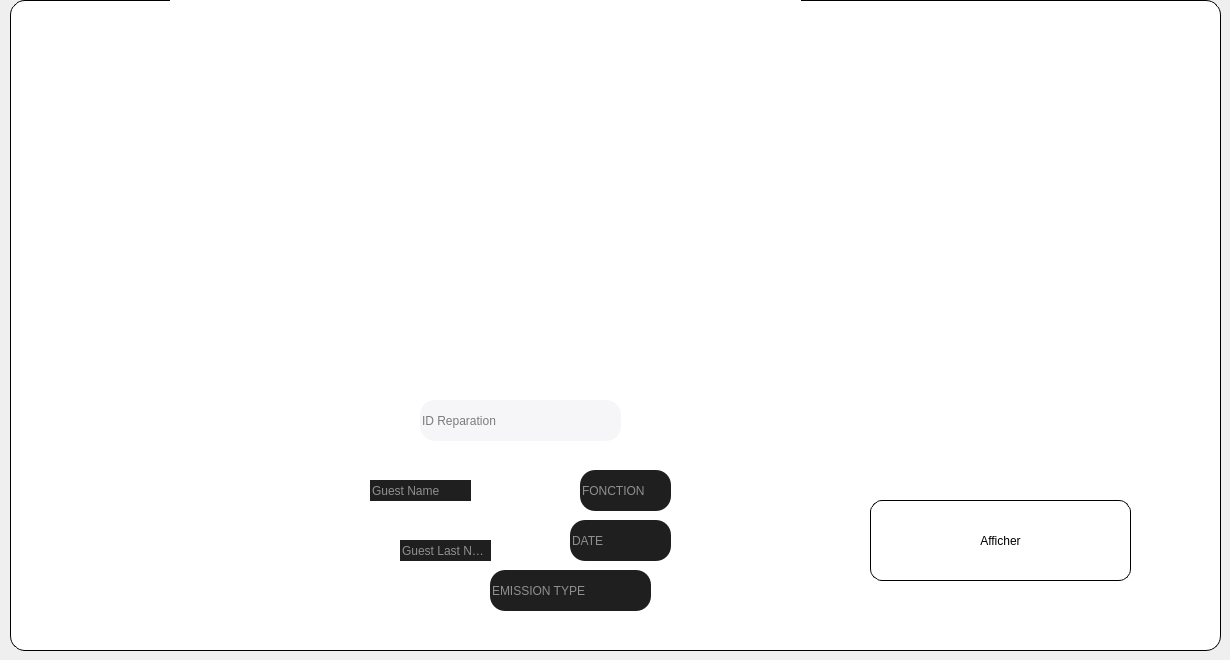
     <widget class="QWidget" name="tab_9">
      <attribute name="title">
       <string>Badge Invite </string>
      </attribute>
      <widget class="QLineEdit" name="lineEdit_2">
       <property name="geometry">
        <rect>
         <x>40</x>
         <y>470</y>
         <width>411</width>
         <height>41</height>
        </rect>
       </property>
       <property name="styleSheet">
        <string notr="true">background-color:white;
border-radius:15px;
border:0.5px solid;</string>
       </property>
       <property name="placeholderText">
        <string>Image Path</string>
       </property>
      </widget>
      <widget class="QLineEdit" name="ID_A">
       <property name="geometry">
        <rect>
         <x>420</x>
         <y>400</y>
         <width>201</width>
         <height>41</height>
        </rect>
       </property>
       <property name="styleSheet">
        <string notr="true">background-color:white;
border-radius:15px;

color:black;
background-color: rgb(246, 246, 248);</string>
       </property>
       <property name="placeholderText">
        <string>ID Reparation</string>
       </property>
      </widget>
      <widget class="QPushButton" name="afficher_5">
       <property name="geometry">
        <rect>
         <x>870</x>
         <y>500</y>
         <width>261</width>
         <height>81</height>
        </rect>
       </property>
       <property name="styleSheet">
        <string notr="true">
QPushButton{background-color:white;
border-radius:12px;
border-color:black;
border:1px solid;
}
QPushButton:hover
{
background-color:lightgray;
}</string>
       </property>
       <property name="text">
        <string>Afficher</string>
       </property>
      </widget>
      <widget class="QLineEdit" name="N_A">
       <property name="geometry">
        <rect>
         <x>370</x>
         <y>480</y>
         <width>101</width>
         <height>21</height>
        </rect>
       </property>
       <property name="styleSheet">
        <string notr="true">background-color:white;
background-color: rgb(31, 31, 31);
border-radius:15px;
color: white;
</string>
       </property>
       <property name="placeholderText">
        <string>Guest Name</string>
       </property>
      </widget>
      <widget class="QLineEdit" name="LN_A">
       <property name="geometry">
        <rect>
         <x>400</x>
         <y>540</y>
         <width>91</width>
         <height>21</height>
        </rect>
       </property>
       <property name="styleSheet">
        <string notr="true">background-color:white;
background-color: rgb(31, 31, 31);
border-radius:15px;
color: white;
</string>
       </property>
       <property name="placeholderText">
        <string>Guest Last Name</string>
       </property>
      </widget>
      <widget class="QLineEdit" name="F_A">
       <property name="geometry">
        <rect>
         <x>580</x>
         <y>470</y>
         <width>91</width>
         <height>41</height>
        </rect>
       </property>
       <property name="styleSheet">
        <string notr="true">background-color:white;
background-color: rgb(31, 31, 31);
border-radius:15px;
color : white;
</string>
       </property>
       <property name="placeholderText">
        <string>FONCTION</string>
       </property>
      </widget>
      <widget class="QLineEdit" name="D_A">
       <property name="geometry">
        <rect>
         <x>570</x>
         <y>520</y>
         <width>101</width>
         <height>41</height>
        </rect>
       </property>
       <property name="styleSheet">
        <string notr="true">background-color:white;
background-color: rgb(31, 31, 31);
border-radius:15px;
color :white;
</string>
       </property>
       <property name="placeholderText">
        <string>DATE</string>
       </property>
      </widget>
      <widget class="QLineEdit" name="T_A">
       <property name="geometry">
        <rect>
         <x>490</x>
         <y>570</y>
         <width>161</width>
         <height>41</height>
        </rect>
       </property>
       <property name="styleSheet">
        <string notr="true">background-color:white;
background-color: rgb(31, 31, 31);
border-radius:15px;
color :white;
</string>
       </property>
       <property name="placeholderText">
        <string>EMISSION TYPE</string>
       </property>
      </widget>
      <widget class="QLabel" name="label_18">
       <property name="geometry">
        <rect>
         <x>360</x>
         <y>130</y>
         <width>251</width>
         <height>251</height>
        </rect>
       </property>
       <property name="styleSheet">
        <string notr="true">background-color: rgb(255, 255, 255);</string>
       </property>
       <property name="text">
        <string/>
       </property>
      </widget>
      <widget class="QLabel" name="label_back_invites_3">
       <property name="geometry">
        <rect>
         <x>10</x>
         <y>0</y>
         <width>1211</width>
         <height>651</height>
        </rect>
       </property>
       <property name="styleSheet">
        <string notr="true">background-color:white;
border-radius:15px;
border:0.5px solid;</string>
       </property>
       <property name="text">
        <string/>
       </property>
      </widget>
      <widget class="QLabel" name="label_19">
       <property name="geometry">
        <rect>
         <x>170</x>
         <y>0</y>
         <width>631</width>
         <height>631</height>
        </rect>
       </property>
       <property name="styleSheet">
        <string notr="true">border-image: url(:/img/badge2.png);
background-color: rgb(255, 255, 255);</string>
       </property>
       <property name="text">
        <string/>
       </property>
      </widget>
      <zorder>lineEdit_2</zorder>
      <zorder>label_back_invites_3</zorder>
      <zorder>afficher_5</zorder>
      <zorder>label_19</zorder>
      <zorder>label_18</zorder>
      <zorder>ID_A</zorder>
      <zorder>N_A</zorder>
      <zorder>LN_A</zorder>
      <zorder>F_A</zorder>
      <zorder>D_A</zorder>
      <zorder>T_A</zorder>
     </widget>
